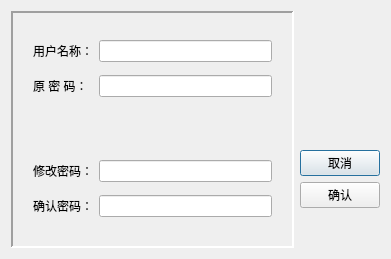
<?xml version="1.0" encoding="UTF-8"?>
<ui version="4.0">
 <class>modifyDialog</class>
 <widget class="QDialog" name="modifyDialog">
  <property name="geometry">
   <rect>
    <x>0</x>
    <y>0</y>
    <width>391</width>
    <height>259</height>
   </rect>
  </property>
  <property name="windowTitle">
   <string>Dialog</string>
  </property>
  <layout class="QHBoxLayout" name="horizontalLayout">
   <item>
    <widget class="QFrame" name="frame">
     <property name="frameShape">
      <enum>QFrame::Panel</enum>
     </property>
     <property name="frameShadow">
      <enum>QFrame::Sunken</enum>
     </property>
     <property name="lineWidth">
      <number>2</number>
     </property>
     <layout class="QGridLayout" name="gridLayout">
      <property name="margin">
       <number>20</number>
      </property>
      <item row="0" column="0">
       <widget class="QLabel" name="label">
        <property name="text">
         <string>用户名称：</string>
        </property>
       </widget>
      </item>
      <item row="0" column="1">
       <widget class="QLineEdit" name="name">
        <property name="readOnly">
         <bool>true</bool>
        </property>
       </widget>
      </item>
      <item row="1" column="0">
       <widget class="QLabel" name="label_2">
        <property name="text">
         <string>原 密 码：</string>
        </property>
       </widget>
      </item>
      <item row="1" column="1">
       <widget class="QLineEdit" name="cipher1">
        <property name="echoMode">
         <enum>QLineEdit::Password</enum>
        </property>
       </widget>
      </item>
      <item row="2" column="1">
       <spacer name="verticalSpacer_2">
        <property name="orientation">
         <enum>Qt::Vertical</enum>
        </property>
        <property name="sizeType">
         <enum>QSizePolicy::Fixed</enum>
        </property>
        <property name="sizeHint" stdset="0">
         <size>
          <width>20</width>
          <height>50</height>
         </size>
        </property>
       </spacer>
      </item>
      <item row="3" column="0">
       <widget class="QLabel" name="label_3">
        <property name="text">
         <string>修改密码：</string>
        </property>
       </widget>
      </item>
      <item row="3" column="1">
       <widget class="QLineEdit" name="cipher2">
        <property name="echoMode">
         <enum>QLineEdit::Password</enum>
        </property>
       </widget>
      </item>
      <item row="4" column="0">
       <widget class="QLabel" name="label_4">
        <property name="text">
         <string>确认密码：</string>
        </property>
       </widget>
      </item>
      <item row="4" column="1">
       <widget class="QLineEdit" name="cipher3">
        <property name="echoMode">
         <enum>QLineEdit::Password</enum>
        </property>
       </widget>
      </item>
     </layout>
    </widget>
   </item>
   <item>
    <layout class="QVBoxLayout" name="verticalLayout">
     <item>
      <spacer name="verticalSpacer">
       <property name="orientation">
        <enum>Qt::Vertical</enum>
       </property>
       <property name="sizeType">
        <enum>QSizePolicy::Expanding</enum>
       </property>
       <property name="sizeHint" stdset="0">
        <size>
         <width>20</width>
         <height>40</height>
        </size>
       </property>
      </spacer>
     </item>
     <item>
      <widget class="QPushButton" name="pb_cancel">
       <property name="sizePolicy">
        <sizepolicy hsizetype="Preferred" vsizetype="Fixed">
         <horstretch>0</horstretch>
         <verstretch>0</verstretch>
        </sizepolicy>
       </property>
       <property name="text">
        <string>取消</string>
       </property>
       <property name="icon">
        <iconset resource="source.qrc">
         <normaloff>:/sources/stop.png</normaloff>:/sources/stop.png</iconset>
       </property>
       <property name="iconSize">
        <size>
         <width>24</width>
         <height>24</height>
        </size>
       </property>
      </widget>
     </item>
     <item>
      <widget class="QPushButton" name="pb_ok">
       <property name="sizePolicy">
        <sizepolicy hsizetype="Preferred" vsizetype="Fixed">
         <horstretch>0</horstretch>
         <verstretch>0</verstretch>
        </sizepolicy>
       </property>
       <property name="text">
        <string>确认</string>
       </property>
       <property name="icon">
        <iconset resource="source.qrc">
         <normaloff>:/sources/button_ok.png</normaloff>:/sources/button_ok.png</iconset>
       </property>
       <property name="iconSize">
        <size>
         <width>24</width>
         <height>24</height>
        </size>
       </property>
      </widget>
     </item>
     <item>
      <spacer name="verticalSpacer_3">
       <property name="orientation">
        <enum>Qt::Vertical</enum>
       </property>
       <property name="sizeType">
        <enum>QSizePolicy::Preferred</enum>
       </property>
       <property name="sizeHint" stdset="0">
        <size>
         <width>20</width>
         <height>40</height>
        </size>
       </property>
      </spacer>
     </item>
    </layout>
   </item>
  </layout>
 </widget>
 <resources>
  <include location="source.qrc"/>
 </resources>
 <connections>
  <connection>
   <sender>pb_cancel</sender>
   <signal>clicked()</signal>
   <receiver>modifyDialog</receiver>
   <slot>reject()</slot>
   <hints>
    <hint type="sourcelabel">
     <x>346</x>
     <y>139</y>
    </hint>
    <hint type="destinationlabel">
     <x>378</x>
     <y>82</y>
    </hint>
   </hints>
  </connection>
 </connections>
</ui>
